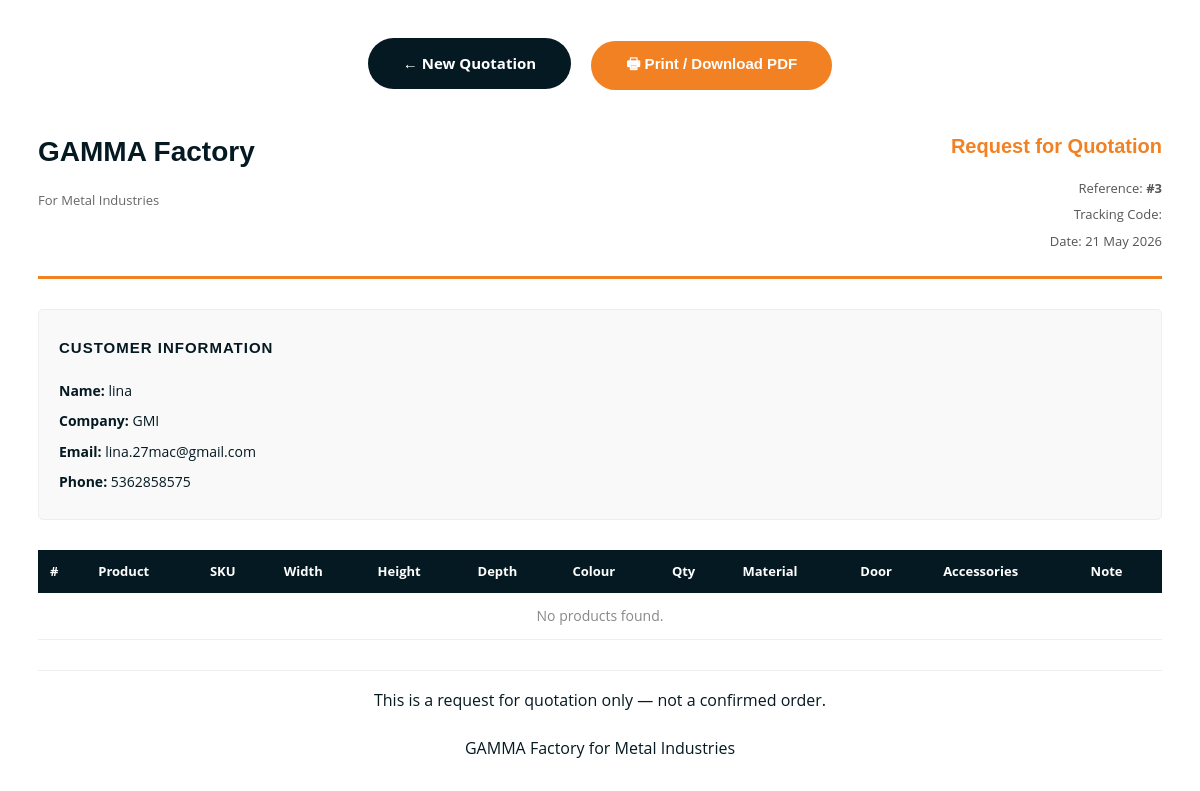
Page /quotation/print/3/ on the earlier database version.
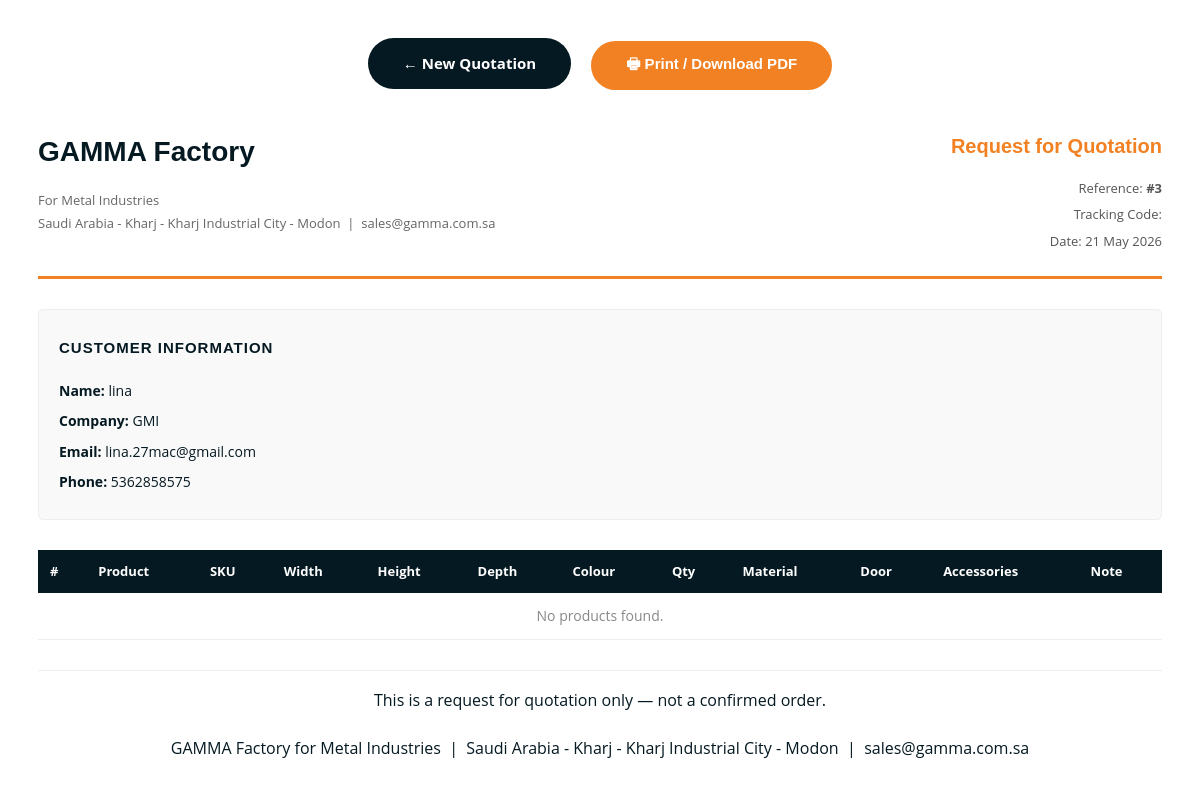
Same page on the later database version.
### company/models.py (models this page shows, shortened)
class CompanyProfile(models.Model):
    catalogue     = models.FileField(upload_to='catalogue/', blank=True, null=True)
    email         = models.EmailField(blank=True)
    phone         = models.CharField(max_length=50, blank=True)
    address       = models.TextField(blank=True)
    working_hours = models.CharField(max_length=100, blank=True)
    map_link      = models.CharField(max_length=500, blank=True, help_text="Google Maps embed URL (optional)")
    class Meta:
        verbose_name        = 'Company Profile'
        verbose_name_plural = 'Company Profile'

### product/views.py (the view)
# urls.py: path('quotation/print/<int:pk>/', quotation_print, name='quotation_print'),
def quotation_print(request, pk):
    my_quotation = get_object_or_404(Quotation, pk=pk)
    all_items    = my_quotation.items.all()
    company      = CompanyProfile.objects.first()
    return render(request, 'quotation_print.html', {
        'quotation': my_quotation,
        'all_items': all_items,
        'company'  : company,
    })

### templates/quotation_print.html (shortened to what this page needs)
{% load static %}
<!DOCTYPE html>
<html lang="en">
<head>
    <link rel="stylesheet" href="{% static 'assets/css/main.css' %}">
</head>
<body style="padding: 30px;">
    <div class="print-buttons">
        {% if user.is_authenticated %}
        <a href="{% url 'dashboard' %}" class="back-btn">&#8592; Back to Dashboard</a>
        {% else %}
        <a href="{% url 'quotation' %}" class="back-btn">&#8592; New Quotation</a>
        {% endif %}
        <button class="print-btn" onclick="window.print()">&#128438; Print / Download PDF</button>
    </div>
    <div class="print-header">
        <div>
            <h1>GAMMA Factory</h1>
            <p>For Metal Industries</p>
            <p>
                {% if company.address %}{{ company.address }}{% endif %}
                {% if company.address and company.email %} &nbsp;|&nbsp; {% endif %}
                {% if company.email %}{{ company.email }}{% endif %}
            </p>
        </div>
        <div class="quotation-ref">
            <h2>Request for Quotation</h2>
            <p>Reference: <strong>#{{ quotation.pk }}</strong></p>
            <p>Tracking Code: <strong>{{ quotation.tracking_code }}</strong></p>
            <p>Date: {{ quotation.submitted_at|date:"d F Y" }}</p>
        </div>
    </div>
    <div class="customer-box">
        <h3>Customer Information</h3>
        <p><span>Name:</span> {{ quotation.name }}</p>
        <p><span>Company:</span> {{ quotation.company }}</p>
        <p><span>Email:</span> {{ quotation.email }}</p>
        {% if quotation.phone %}
        <p><span>Phone:</span> {{ quotation.phone }}</p>
        {% endif %}
    </div>
    <table class="products-table">
        <thead>
            <tr>
                <th>#</th>
                <th>Product</th>
                <th>SKU</th>
                <th>Width</th>
                <th>Height</th>
                <th>Depth</th>
                <th>Colour</th>
                <th>Qty</th>
                <th>Material</th>
                <th>Door</th>
                <th>Accessories</th>
                <th>Note</th>
            </tr>
        </thead>
        <tbody>
            {% for item in all_items %}
            <tr>
                <td>{{ forloop.counter }}</td>
                <td>{{ item.product.name|default:"-" }}</td>
                <td>{{ item.sku|default:"-" }}</td>
                <td>{{ item.width|default:"-" }}{% if item.width %} mm{% endif %}</td>
                <td>{{ item.height|default:"-" }}{% if item.height %}U{% endif %}</td>
                <td>{{ item.depth|default:"-" }}{% if item.depth %} mm{% endif %}</td>
                <td>{{ item.color|default:"-" }}</td>
                <td>{{ item.quantity }}</td>
                <td>{{ item.get_material_display|default:"-" }}</td>
                <td>{{ item.get_door_display|default:"-" }}</td>
                <td>{{ item.accessories|default:"-" }}</td>
                <td>{{ item.note|default:"-" }}</td>
            </tr>
            {% empty %}
            <tr>
                <td colspan="12" style="text-align:center; color:#888;">No products found.</td>
            </tr>
            {% endfor %}
        </tbody>
    </table>
    <div class="print-footer">
        <p>This is a request for quotation only — not a confirmed order.</p>
        <p>
            GAMMA Factory for Metal Industries
            {% if company.address %} &nbsp;|&nbsp; {{ company.address }}{% endif %}
            {% if company.email %} &nbsp;|&nbsp; {{ company.email }}{% endif %}
        </p>
    </div>
</body>
</html>

Differences in the rows shown:
added CompanyProfile: address "Saudi Arabia - Kharj - Kharj Industrial City - Modon", email "sales@gamma.com.sa"
